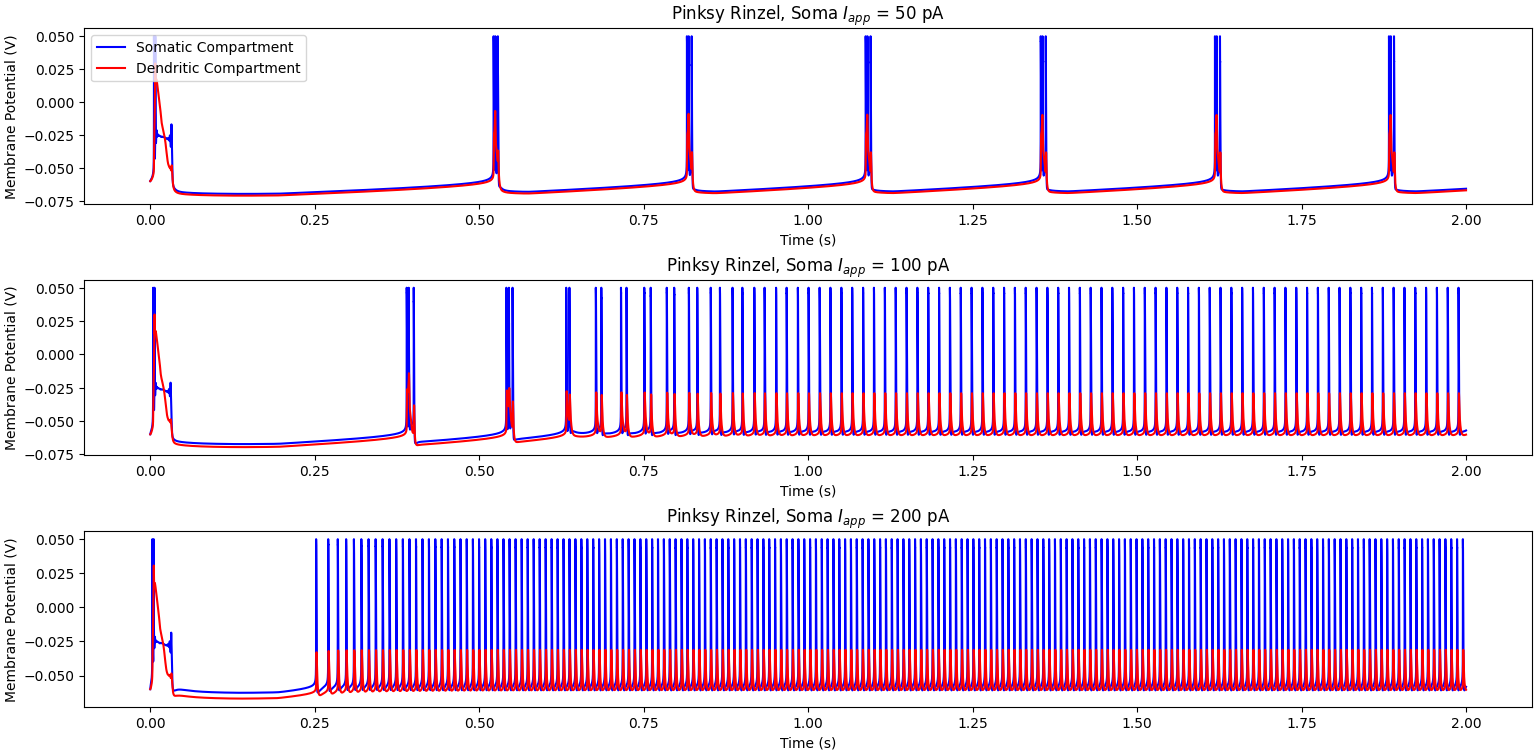

The Python source for this figure:
import random as r
import numpy as np
import matplotlib.pyplot as plt
import math as math

def PR(Isoma=0, Idendrite=0, Glink = 50e-9):
    ### parameters ###
    somaArea = 1/3
    somaticLeakCond = somaArea * 5e-9 #S
    maxNaCond = somaArea * 3e-6 #S
    maxDelayedRectifierCond = somaArea * 2e-6 #S
    somaCapacitance = somaArea * 100e-12 #F

    dendriteArea = 1 - somaArea
    dendriticLeakCond = dendriteArea * 5e-9 #S
    maxCaCond = dendriteArea * 2e-6 #S
    maxKCaCond = dendriteArea * 2.5e-6 #S
    maxKAHPCond = dendriteArea * 40e-9 #S
    dendriteCapacitance = dendriteArea * 100e-12 #F

    linkCond = Glink #S

    NaPot = 60e-3 #V
    CaPot = 80e-3 #V
    taoCa = 50e-3 #S
    KPot = -75e-3 #V
    leakPot = -60e-3 #V

    kConvert = 5e6/dendriteArea #MC^-1

    ### vectors ###
    dt = 0.2e-4 #s
    duration = 2 #s
    time = np.arange(0,duration+dt, dt)

    somaIapp = np.ones(len(time)) * Isoma
    dendriteIapp = np.ones(len(time)) * Idendrite

    Vs = np.ones(len(time)) * leakPot
    Vd = np.ones(len(time)) * leakPot
    m = np.ones(len(time)) * 0
    h = np.ones(len(time)) * 0
    n = np.ones(len(time)) * 0
    mCa = np.ones(len(time)) * 0
    mKCa =np.ones(len(time)) * 0
    mKAHP = np.ones(len(time)) * 0
    Ca = np.ones(len(time)) * 0 # concentration

    spiketimes = []

    ### rate constants for gating variables ###
    def alphaM(Vs):
        return (320*10**3*(Vs+0.0469)) / (1-math.exp(-250*(Vs+0.0469)))
    def betaM(Vs):
        return (280*10**3*(Vs+0.0199)) / (math.exp(200*(Vs+0.0199))-1)

    def alphaH(Vs):
        return 128*math.exp(-(Vs+0.043)/0.018)
    def betaH(Vs):
        return 4000/(1+math.exp(-200*(Vs+0.020)))

    def alphaN(Vs):
        return (16e3*(Vs+0.0249))/(1-math.exp(-200*(Vs + 0.0249)))
    def betaN(Vs):
        return 250*math.exp(-25*(Vs+0.040))

    def alphaMCa(Vd):
        return 1600/(1+math.exp(-72*(Vd-0.005)))
    def betaMCa(Vd):
        return (2e4*(Vd+0.0089)) / (math.exp(200*(Vd+0.0089))-1)

    def alphaMKCa(Vd):
        if Vd > -0.010:
            return 2000*math.exp(-(Vd+0.0535)/0.027)
        else:
            return math.exp((Vd+0.05)/0.011-(Vd+0.0535)/0.027) / 0.018975
    def betaMKCa(Vd):
        if Vd > -0.010:
            return 0
        else:
            return 2000*math.exp(-(Vd+0.0535)/0.027) - alphaMKCa(Vd)

    def X(i):
        return min([4000*Ca[i], 1])

    def alphaMKAHP(i):
        return min([20, 20000*Ca[i]])
    betaMKAHP = 4

    ### ODEs ###a
    def VsDot(i):
        return (somaticLeakCond*(leakPot-Vs[i]) + maxNaCond*m[i]**2*h[i]*(NaPot-Vs[i]) + maxDelayedRectifierCond*n[i]**2*(KPot-Vs[i]) + linkCond*(Vd[i]-Vs[i]) + somaIapp[i])/somaCapacitance
    def mDot(i):
        return alphaM(Vs[i])*(1-m[i]) - betaM(Vs[i])*m[i]
    def hDot(i):
        return alphaH(Vs[i])*(1-h[i]) - betaH(Vs[i])*h[i]
    def nDot(i):
        return alphaN(Vs[i])*(1-n[i]) - betaN(Vs[i])*n[i]

    def VdDot(i):
        return (dendriticLeakCond*(leakPot-Vd[i]) + maxCaCond*mCa[i]**2*(CaPot-Vd[i]) + maxKCaCond*mKCa[i]*X(i)*(KPot-Vd[i]) + maxKAHPCond*mKAHP[i]*(KPot-Vd[i]) - linkCond*(Vd[i]-Vs[i]) + dendriteIapp[i])/dendriteCapacitance
    def mCaDot(i):
        return alphaMCa(Vd[i])*(1-mCa[i]) - betaMCa(Vd[i])*mCa[i]
    def mKCaDot(i):
        return alphaMKCa(Vd[i])*(1-mKCa[i]) - betaMKCa(Vd[i])*mKCa[i]
    def mKAHPDot(i):
        return alphaMKAHP(i)*(1-mKAHP[i]) - betaMKAHP*mKAHP[i]

    def caDot(i):
        return -Ca[i]/taoCa+kConvert*maxCaCond*mCa[i]**2*(CaPot-Vd[i])

    ### Forward Euler ###
    canSpike = True
    for i in range(1, len(time)):
        Vs[i] = Vs[i-1] + dt*VsDot(i-1)
        m[i] = m[i-1] + dt*mDot(i-1)
        h[i] = h[i-1] + dt*hDot(i-1)
        n[i] = n[i-1] + dt*nDot(i-1)
        Vd[i] = Vd[i-1] + dt*VdDot(i-1)
        mCa[i] = mCa[i-1] + dt*mCaDot(i-1)
        mKCa[i] = mKCa[i-1] + dt*mKCaDot(i-1)
        mKAHP[i] = mKAHP[i-1] + dt*mKAHPDot(i-1)
        Ca[i] = Ca[i-1] + dt*caDot(i-1)
        if Vs[i] < -30e-3:
            canSpike = True
        if Vs[i] > -10e-3 and canSpike:
            spiketimes.append(i)
            canSpike = False
    
    for i in spiketimes:
        Vs[i] = 50e-3

    return time, Vs, Vd

plt.figure(layout = 'constrained')

time, Vs, Vd = PR(Isoma=50e-12)
plt.subplot(311)
plt.plot(time, Vs, 'b-', label = "Somatic Compartment")
plt.plot(time, Vd, 'r-',label = 'Dendritic Compartment')
plt.ylabel('Membrane Potential (V)')
plt.xlabel('Time (s)')
plt.title("Pinksy Rinzel, Soma $I_{app}$ = 50 pA")
plt.legend(loc = 'upper left')

time, Vs, Vd = PR(Isoma = 100e-12)
plt.subplot(312)
plt.plot(time, Vs, 'b-', label = "Somatic Compartment")
plt.plot(time, Vd, 'r-',label = 'Dendritic Compartment')
plt.ylabel('Membrane Potential (V)')
plt.xlabel('Time (s)')
plt.title("Pinksy Rinzel, Soma $I_{app}$ = 100 pA")

time, Vs, Vd = PR(Isoma = 200e-12)
plt.subplot(313)
plt.plot(time, Vs, 'b-', label = "Somatic Compartment")
plt.plot(time, Vd, 'r-',label = 'Dendritic Compartment')
plt.ylabel('Membrane Potential (V)')
plt.xlabel('Time (s)')
plt.title("Pinksy Rinzel, Soma $I_{app}$ = 200 pA")

plt.show()
